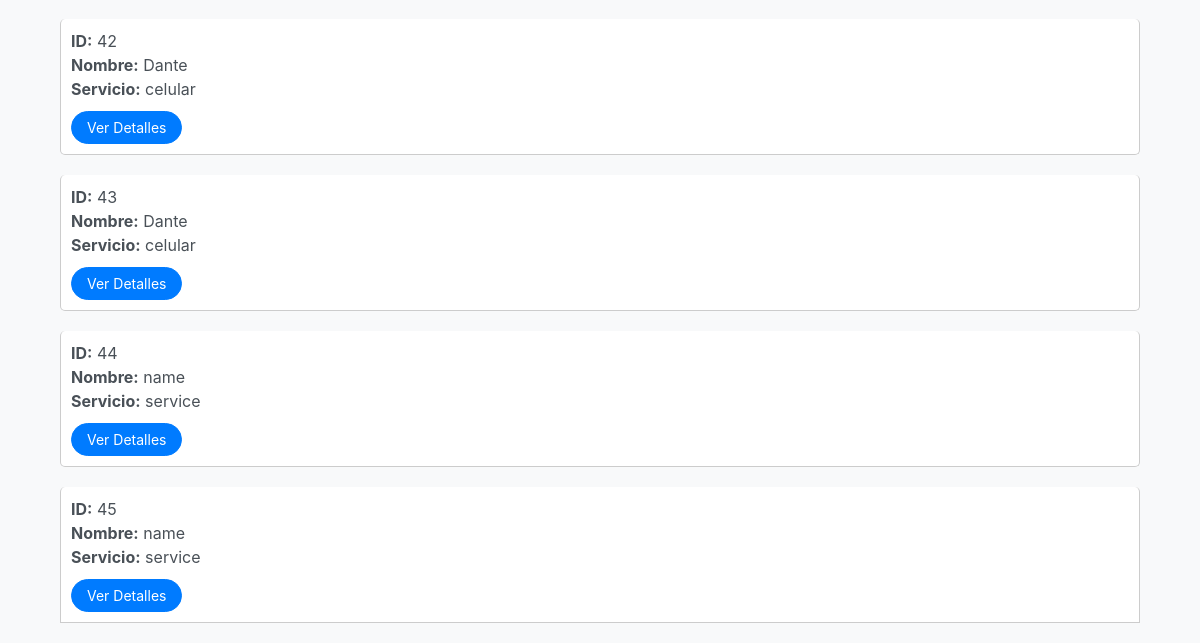
Before: /whinter/list/ (lower part) with the older database file.
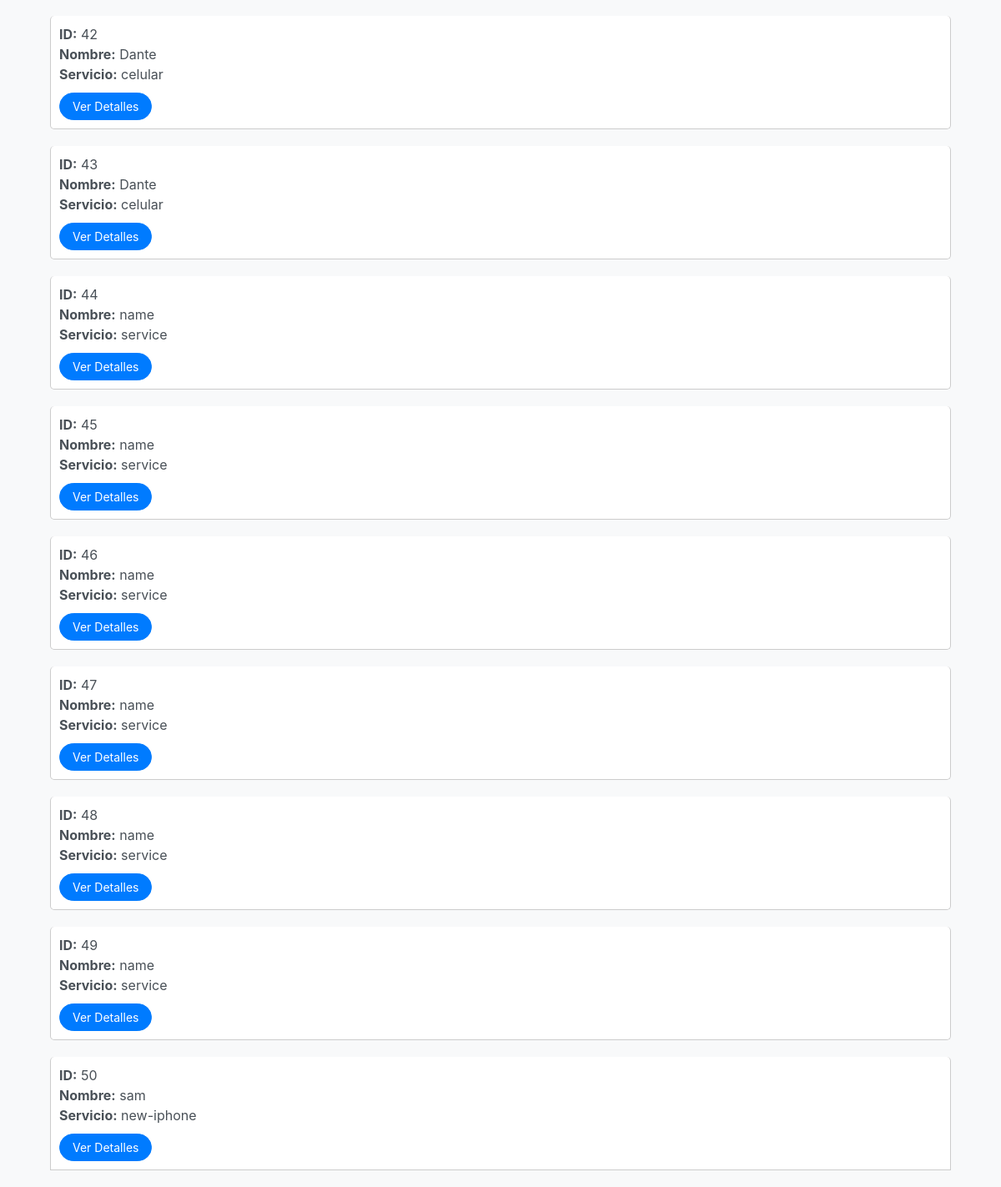
After: the same page with the newer database file.
### whinter/models.py (models this page shows, shortened)
class Booking(models.Model):
    name = models.CharField(max_length=100)
    service = models.CharField(max_length=100)
    fecha = models.DateField(default=timezone.now)
    hora_inicio = models.DateTimeField(default=timezone.now)
    hora_fin = models.DateTimeField(default=timezone.now)
    descripcion = models.TextField(blank=True, null=True)

### whinter/views.py (the view)
# urls.py: path('list/', list),
def list(request):
    print("-" * 100)
    print("-" * 100)
    print(request.method)
    booking = Booking.objects.all()
    client_list= {
        'bookings' : booking
    }
    return render(request, 'list.html', client_list)

### whinter/templates/list.html (shortened to what this page needs)
<!DOCTYPE html>
<html lang="en">
<head>
    <link href="https://stackpath.bootstrapcdn.com/bootstrap/4.5.2/css/bootstrap.min.css" rel="stylesheet">
</head>
<body>
    <div class="container">
        <div class="container">
            {% for booking in bookings %}
            <div class="list-group-item list-group-item-action booking-item">
                <div class="booking-details">
                    <strong>ID:</strong> {{ booking.id }}<br>
                    <strong>Nombre:</strong> {{ booking.name }}<br>
                    <strong>Servicio:</strong> {{ booking.service }}
                </div>
                <a href="/whinter/detail/{{ booking.id }}" class="btn btn-primary booking-btn rounded-pill">Ver Detalles</a>
            </div>
            {% endfor %}
        </div>
    </div>
</body>
</html>

### whinter/templates/list.html (style rules this page uses)
body { font-family: -apple-system, BlinkMacSystemFont, 'Segoe UI', Roboto, 'Helvetica Neue', Arial, sans-serif; background-color: #f8f9fa; margin: 0; padding: 0; }

Changed rows visible on the page:
added Booking: id "46", name "name", service "service"
added Booking: id "47", name "name", service "service"
added Booking: id "48", name "name", service "service"
added Booking: id "49", name "name", service "service"
added Booking: id "50", name "sam", service "new-iphone"
